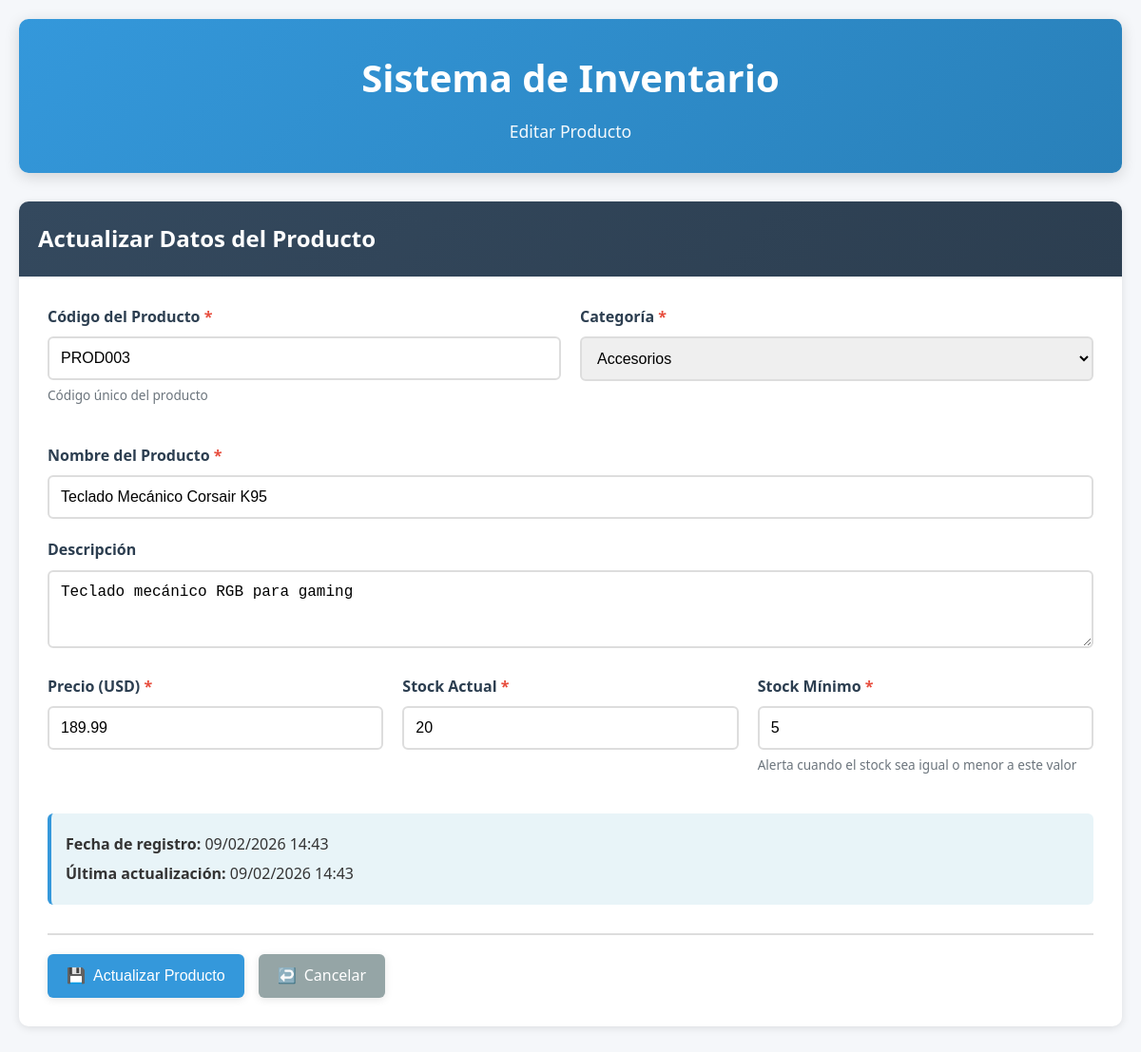
The app's page /public/index.php?accion=editar&id=3 with its own data.
### tables this page shows
CREATE TABLE IF NOT EXISTS productos (
    id INT AUTO_INCREMENT PRIMARY KEY,
    codigo VARCHAR(50) NOT NULL UNIQUE,
    nombre VARCHAR(100) NOT NULL,
    descripcion TEXT,
    categoria VARCHAR(50) NOT NULL,
    precio DECIMAL(10, 2) NOT NULL,
    stock INT NOT NULL DEFAULT 0,
    stock_minimo INT NOT NULL DEFAULT 5,
    fecha_registro TIMESTAMP DEFAULT CURRENT_TIMESTAMP,
    fecha_actualizacion TIMESTAMP DEFAULT CURRENT_TIMESTAMP ON UPDATE CURRENT_TIMESTAMP,
    INDEX idx_codigo (codigo),
    INDEX idx_categoria (categoria)
);

### config/Database.php (called while the page is built, shortened)
<?php
class Database {
    private $host;
    private $db_name;
    private $username;
    private $password;
    private $charset;
    public function __construct() {
        $this->host = DB_HOST;
        $this->db_name = DB_NAME;
        $this->username = DB_USER;
        $this->password = DB_PASS;
        $this->charset = DB_CHARSET;
    }
    public function getConnection() {
        $this->conn = null;
        try {
            $dsn = "mysql:host=" . $this->host . ";dbname=" . $this->db_name . ";charset=" . $this->charset;
            $this->conn = new PDO($dsn, $this->username, $this->password);
            $this->conn->setAttribute(PDO::ATTR_ERRMODE, PDO::ERRMODE_EXCEPTION);
            $this->conn->setAttribute(PDO::ATTR_DEFAULT_FETCH_MODE, PDO::FETCH_ASSOC);
        } catch(PDOException $e) {
            echo "Error de conexión: " . $e->getMessage();
            die();
        }
        return $this->conn;
    }
}

### app/models/Producto.php (called while the page is built, shortened)
<?php
class Producto {
    private $conn;
    private $table_name = "productos";
    public $id;
    public function __construct($db) {
        $this->conn = $db;
    }
    public function obtenerPorId() {
        $query = "SELECT * FROM " . $this->table_name . " WHERE id = :id LIMIT 1";
        $stmt = $this->conn->prepare($query);
        $stmt->bindParam(':id', $this->id);
        $stmt->execute();
        $row = $stmt->fetch();
        if($row) {
            $this->codigo = $row['codigo'];
            $this->nombre = $row['nombre'];
            $this->descripcion = $row['descripcion'];
            $this->categoria = $row['categoria'];
            $this->precio = $row['precio'];
            $this->stock = $row['stock'];
            $this->stock_minimo = $row['stock_minimo'];
            $this->fecha_registro = $row['fecha_registro'];
            $this->fecha_actualizacion = $row['fecha_actualizacion'];
            return true;
        }
        return false;
    }
}

### app/views/productos/editar.php (the view, shortened to what this page needs)
<!DOCTYPE html>
<html lang="es">
<head>
    <link rel="stylesheet" href="/css/styles.css">
</head>
<body>
    <div class="container">
        <header>
            <h1><?php echo APP_NAME; ?></h1>
            <p class="subtitle">Editar Producto</p>
        </header>
        <div class="card">
            <div class="card-header">
                <h2>Actualizar Datos del Producto</h2>
            </div>
            <form id="formProducto" action="index.php?accion=actualizar" method="POST" class="form">
                <div class="form-row">
                    <div class="form-group">
                        <label for="codigo">Código del Producto <span class="required">*</span></label>
                        <input type="text"
                               id="codigo"
                               name="codigo"
                               class="form-control"
                               value="<?php echo htmlspecialchars($this->producto->codigo); ?>"
                               required
                               maxlength="50">
                        <small class="form-text">Código único del producto</small>
                    </div>
                    <div class="form-group">
                        <label for="categoria">Categoría <span class="required">*</span></label>
                        <select id="categoria" name="categoria" class="form-control" required>
                            <option value="Accesorios" <?php echo $this->producto->categoria == 'Accesorios' ? 'selected' : ''; ?>>Accesorios</option>
                        </select>
                    </div>
                </div>
                <div class="form-group">
                    <label for="nombre">Nombre del Producto <span class="required">*</span></label>
                    <input type="text"
                           id="nombre"
                           name="nombre"
                           class="form-control"
                           value="<?php echo htmlspecialchars($this->producto->nombre); ?>"
                           required
                           maxlength="100">
                </div>
                <div class="form-group">
                    <label for="descripcion">Descripción</label>
                    <textarea id="descripcion"
                              name="descripcion"
                              class="form-control"
                              rows="3"><?php echo htmlspecialchars($this->producto->descripcion); ?></textarea>
                </div>
                <div class="form-row">
                    <div class="form-group">
                        <label for="precio">Precio (USD) <span class="required">*</span></label>
                        <input type="number"
                               id="precio"
                               name="precio"
                               class="form-control"
                               value="<?php echo $this->producto->precio; ?>"
                               step="0.01"
                               min="0"
                               required>
                    </div>
                    <div class="form-group">
                        <label for="stock">Stock Actual <span class="required">*</span></label>
                        <input type="number"
                               id="stock"
                               name="stock"
                               class="form-control"
                               value="<?php echo $this->producto->stock; ?>"
                               min="0"
                               required>
                    </div>
                    <div class="form-group">
                        <label for="stock_minimo">Stock Mínimo <span class="required">*</span></label>
                        <input type="number"
                               id="stock_minimo"
                               name="stock_minimo"
                               class="form-control"
                               value="<?php echo $this->producto->stock_minimo; ?>"
                               min="0"
                               required>
                        <small class="form-text">Alerta cuando el stock sea igual o menor a este valor</small>
                    </div>
                </div>
                <div class="info-box">
                    <p><strong>Fecha de registro:</strong> <?php echo date('d/m/Y H:i', strtotime($this->producto->fecha_registro)); ?></p>
                    <p><strong>Última actualización:</strong> <?php echo date('d/m/Y H:i', strtotime($this->producto->fecha_actualizacion)); ?></p>
                </div>
                <div class="form-actions">
                    <button type="submit" class="btn btn-primary">
                        <span class="icon">💾</span> Actualizar Producto
                    </button>
                    <a href="index.php" class="btn btn-secondary">
                        <span class="icon">↩️</span> Cancelar
                    </a>
                </div>
            </form>
        </div>
    </div>
</body>
</html>

### public/css/styles.css (style rules this page uses)
* { margin: 0; padding: 0; box-sizing: border-box; }
:root { --primary-color: #3498db; --primary-dark: #2980b9; --success-color: #27ae60; --danger-color: #e74c3c; --warning-color: #f39c12; --info-color: #3498db; --dark-color: #2c3e50; --light-color: #ecf0f1; --border-color: #ddd; --text-color: #333; --bg-color: #f5f7fa; --shadow: 0 2px 8px rgba(0,0,0,0.1); --shadow-lg: 0 4px 16px rgba(0,0,0,0.15); }
body { font-family: 'Segoe UI', Tahoma, Geneva, Verdana, sans-serif; background-color: var(--bg-color); color: var(--text-color); line-height: 1.6; min-height: 100vh; }
.container { max-width: 1200px; margin: 0 auto; padding: 20px; }
header { text-align: center; margin-bottom: 30px; padding: 30px 20px; background: linear-gradient(135deg, var(--primary-color), var(--primary-dark)); color: white; border-radius: 10px; box-shadow: var(--shadow-lg); }
header h1 { font-size: 2.5rem; margin-bottom: 10px; font-weight: 700; }
.subtitle { font-size: 1.1rem; opacity: 0.95; }
.btn { display: inline-flex; align-items: center; gap: 8px; padding: 10px 20px; border: none; border-radius: 6px; cursor: pointer; font-size: 1rem; font-weight: 500; text-decoration: none; transition: all 0.3s ease; box-shadow: var(--shadow); }
.btn-primary { background-color: var(--primary-color); color: white; }
.btn-secondary { background-color: #95a5a6; color: white; }
.card { background-color: white; border-radius: 10px; box-shadow: var(--shadow); margin-bottom: 20px; overflow: hidden; }
.card-header { background: linear-gradient(135deg, #34495e, var(--dark-color)); color: white; padding: 20px; display: flex; justify-content: space-between; align-items: center; }
.card-header h2 { font-size: 1.5rem; font-weight: 600; }
.form { padding: 30px; }
.form-row { display: grid; grid-template-columns: repeat(auto-fit, minmax(250px, 1fr)); gap: 20px; margin-bottom: 20px; }
.form-group { margin-bottom: 20px; }
.form-group label { display: block; margin-bottom: 8px; font-weight: 600; color: var(--dark-color); }
.required { color: var(--danger-color); }
.form-control { width: 100%; padding: 12px; border: 2px solid var(--border-color); border-radius: 6px; font-size: 1rem; transition: border-color 0.3s ease, box-shadow 0.3s ease; }
.form-text { display: block; margin-top: 5px; font-size: 0.85rem; color: #6c757d; }
.form-actions { display: flex; gap: 15px; margin-top: 30px; padding-top: 20px; border-top: 2px solid var(--border-color); }
.info-box { background-color: #e8f4f8; border-left: 4px solid var(--info-color); padding: 15px; margin: 20px 0; border-radius: 6px; }
.info-box p { margin: 5px 0; }
.card { animation: fadeIn 0.5s ease-out; }

### records on screen
productos: codigo "PROD003", categoria "Accesorios", nombre "Teclado Mecánico Corsair K95", descripcion "Teclado mecánico RGB para gaming", precio "189.99", stock "20", stock_minimo "5", fecha_registro "09/02/2026 14:43", fecha_actualizacion "09/02/2026 14:43"

### other values on screen
APP_NAME "Sistema de Inventario"
